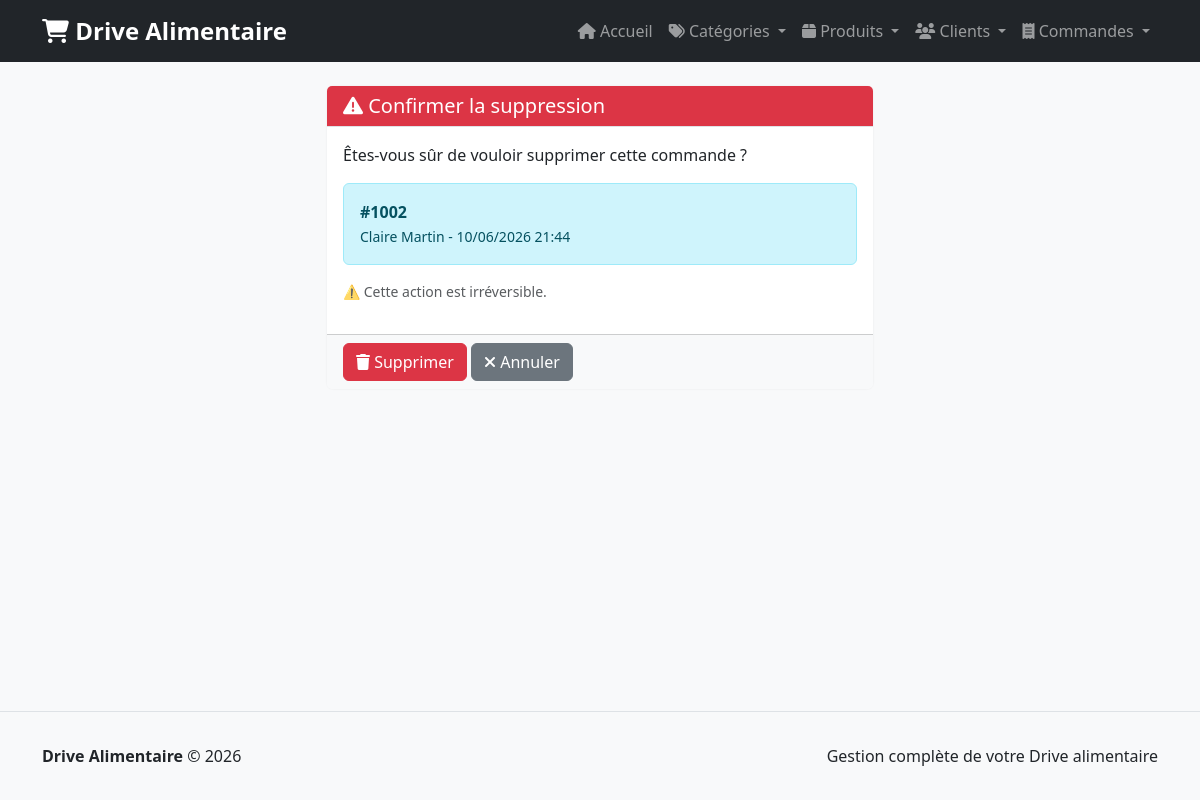
The app's page /commandes/2/supprimer/ with its own data.
### app/models_sqlite.py (models this page shows, shortened)
class Commande(models.Model):
    numero_commande = models.IntegerField(unique=True)
    client = models.ForeignKey(Client, on_delete=models.CASCADE, related_name='commandes')
    date_commande = models.DateTimeField(auto_now_add=True)
    date_creation = models.DateTimeField(auto_now_add=True)
    class Meta:
        db_table = 'commandes'
        ordering = ['-date_commande']

class Client(models.Model):
    numero_client = models.IntegerField(unique=True)
    nom = models.CharField(max_length=100)
    prenom = models.CharField(max_length=100)
    adresse = models.CharField(max_length=255)
    date_inscription = models.DateField()
    date_creation = models.DateTimeField(auto_now_add=True)
    class Meta:
        db_table = 'clients'
        ordering = ['numero_client']
    def nom_complet(self):
        return f"{self.prenom} {self.nom}"

### app/views.py (the view)
# urls.py: path('commandes/<id>/supprimer/', views.supprimer_commande, name='supprimer_commande'),
def supprimer_commande(request, id):
    commande = get_object_or_404(Commande, id=id)
    if request.method == 'POST':
        commande.delete()
        messages.success(request, 'Commande supprimée avec succès!')
        return redirect('liste_commandes')
    return render(request, 'commandes/confirmer_suppression.html', {
        'commande': commande
    })

### templates/commandes/confirmer_suppression.html (shortened to what this page needs)
{% extends "base.html" %}
{% block content %}
<div class="row">
    <div class="col-md-6 offset-md-3">
        <div class="card border-danger">
            <div class="card-header bg-danger text-white">
                <h5 class="mb-0"><i class="fas fa-exclamation-triangle"></i> Confirmer la suppression</h5>
            </div>
            <div class="card-body">
                <p class="mb-3">Êtes-vous sûr de vouloir supprimer cette commande ?</p>
                <p class="alert alert-info mb-3">
                    <strong>#{{ commande.numero_commande }}</strong><br>
                    <small>{{ commande.client.nom_complet }} - {{ commande.date_commande|date:"d/m/Y H:i" }}</small>
                </p>
                <p class="text-muted small">⚠️ Cette action est irréversible.</p>
            </div>
            <div class="card-footer bg-light">
                <form method="post" class="d-inline">
                    <button type="submit" class="btn btn-danger">
                        <i class="fas fa-trash"></i> Supprimer
                    </button>
                </form>
                <a href="{% url 'liste_commandes' %}" class="btn btn-secondary">
                    <i class="fas fa-times"></i> Annuler
                </a>
            </div>
        </div>
    </div>
</div>
{% endblock %}

### templates/base.html (style rules this page uses)
body { background-color: #f8f9fa; min-height: 100vh; display: flex; flex-direction: column; }
.card { box-shadow: 0 0 0.125rem rgba(0, 0, 0, 0.075); border: none; }
.card-header { background-color: #f8f9fa; border-bottom: 1px solid #dee2e6; }

### records on screen
Commande: numero_commande "1002", client.nom_complet "Claire Martin", date_commande "10/06/2026 21:44"
